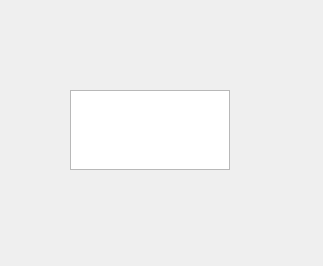
<?xml version="1.0" encoding="UTF-8"?>
<ui version="4.0">
 <class>RikenDataHeaderForm</class>
 <widget class="QWidget" name="RikenDataHeaderForm">
  <property name="geometry">
   <rect>
    <x>0</x>
    <y>0</y>
    <width>323</width>
    <height>266</height>
   </rect>
  </property>
  <property name="windowTitle">
   <string>Properties Table</string>
  </property>
  <widget class="QWidget" name="verticalLayoutWidget">
   <property name="geometry">
    <rect>
     <x>70</x>
     <y>90</y>
     <width>160</width>
     <height>80</height>
    </rect>
   </property>
   <layout class="QVBoxLayout" name="verticalLayout">
    <item>
     <widget class="QListWidget" name="listWidget"/>
    </item>
   </layout>
  </widget>
 </widget>
 <resources/>
 <connections/>
</ui>
